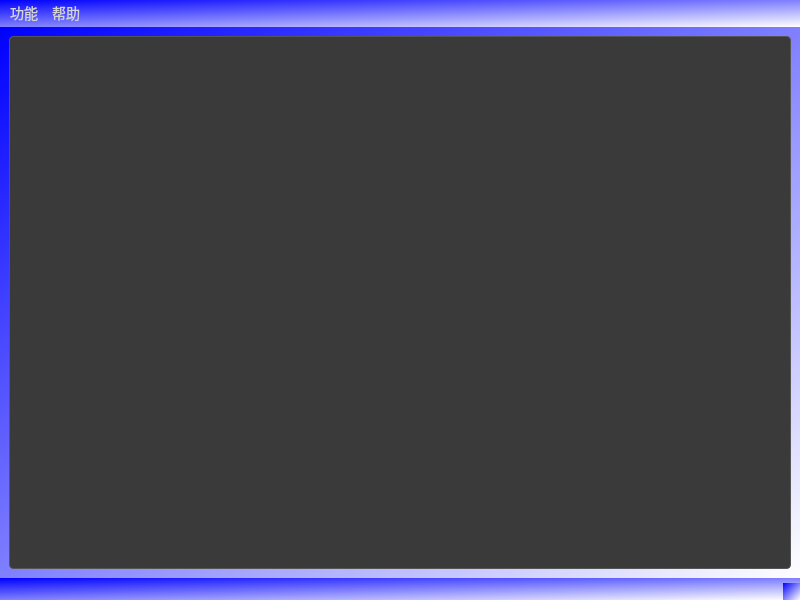
<?xml version="1.0" encoding="UTF-8"?>
<ui version="4.0">
 <class>MainWindow</class>
 <widget class="QMainWindow" name="MainWindow">
  <property name="geometry">
   <rect>
    <x>0</x>
    <y>0</y>
    <width>800</width>
    <height>600</height>
   </rect>
  </property>
  <property name="windowTitle">
   <string>排产计划工具</string>
  </property>
  <property name="styleSheet">
   <string notr="true">
    QWidget {
        background: qlineargradient(spread:pad, x1:0, y1:0, x2:1, y2:1, stop:0 #0000ff, stop:1 #ffffff);
        color: #d3d3d3;
        font-family: Arial, sans-serif;
        font-size: 14px;
    }

    QPushButton {
        background-color: #3a3a3a;
        color: #d3d3d3;
        border: 1px solid #555;
        padding: 10px 20px;
        text-align: center;
        text-decoration: none;
        display: inline-block;
        font-size: 14px;
        margin: 4px 2px;
        cursor: pointer;
        border-radius: 8px;
    }

    QPushButton:hover {
        background-color: #4a4a4a;
    }

    QLabel {
        color: #d3d3d3;
        font-size: 14px;
    }

    QLineEdit {
        background-color: #3a3a3a;
        color: #d3d3d3;
        border: 1px solid #555;
        padding: 5px;
        border-radius: 4px;
    }

    QProgressBar {
        background-color: #3a3a3a;
        border: 1px solid #555;
        border-radius: 4px;
        text-align: center;
        color: #d3d3d3;
    }

    QProgressBar::chunk {
        background-color: #4a4a4a;
    }

    QTableWidget {
        background-color: #3a3a3a;
        color: #d3d3d3;
        border: 1px solid #555;
        padding: 5px;
        border-radius: 4px;
    }
   </string>
  </property>
  <widget class="QWidget" name="centralwidget">
   <layout class="QVBoxLayout" name="verticalLayout">
    <item>
     <widget class="QTextEdit" name="logTextEdit">
      <property name="styleSheet">
       <string notr="true">
        QTextEdit {
            background-color: #3a3a3a;
            color: #d3d3d3;
            border: 1px solid #555;
            padding: 5px;
            border-radius: 4px;
        }
       </string>
      </property>
      <property name="readOnly">
       <bool>true</bool>
      </property>
     </widget>
    </item>
   </layout>
  </widget>
  <widget class="QMenuBar" name="menubar">
   <property name="geometry">
    <rect>
     <x>0</x>
     <y>0</y>
     <width>800</width>
     <height>22</height>
    </rect>
   </property>
   <widget class="QMenu" name="menuFunctions">
    <property name="title">
     <string>功能</string>
    </property>
    <addaction name="actionPre_Scheduling"/>
    <addaction name="actionCreate_Production_Material_Details"/>
    <addaction name="actionCreate_Next_Month_Production_Plan"/>
    <addaction name="actionCreate_Next_Month_Material_Procurement_Plan"/>
    <addaction name="actionConfirm_In_Transit_Material_Arrival_Status"/>
   </widget>
   <widget class="QMenu" name="menuHelp">
    <property name="title">
     <string>帮助</string>
    </property>
    <addaction name="actionHelp_Document"/>
    <addaction name="actionFAQ"/>
    <addaction name="actionAbout"/>
   </widget>
   <addaction name="menuFunctions"/>
   <addaction name="menuHelp"/>
  </widget>
  <widget class="QStatusBar" name="statusbar"/>
  <action name="actionPre_Scheduling">
   <property name="text">
    <string>预排产计划</string>
   </property>
  </action>
  <action name="actionCreate_Production_Material_Details">
   <property name="text">
    <string>制作生产用料明细</string>
   </property>
  </action>
  <action name="actionCreate_Next_Month_Production_Plan">
   <property name="text">
    <string>制作次月生产计划</string>
   </property>
  </action>
  <action name="actionCreate_Next_Month_Material_Procurement_Plan">
   <property name="text">
    <string>制作次月物料采购计划</string>
   </property>
  </action>
  <action name="actionConfirm_In_Transit_Material_Arrival_Status">
   <property name="text">
    <string>确认在途订单物料到货状况</string>
   </property>
  </action>
  <action name="actionHelp_Document">
   <property name="text">
    <string>帮助文档</string>
   </property>
  </action>
  <action name="actionFAQ">
   <property name="text">
    <string>常见问题</string>
   </property>
  </action>
  <action name="actionAbout">
   <property name="text">
    <string>关于</string>
   </property>
  </action>
 </widget>
 <resources/>
 <connections/>
</ui>
